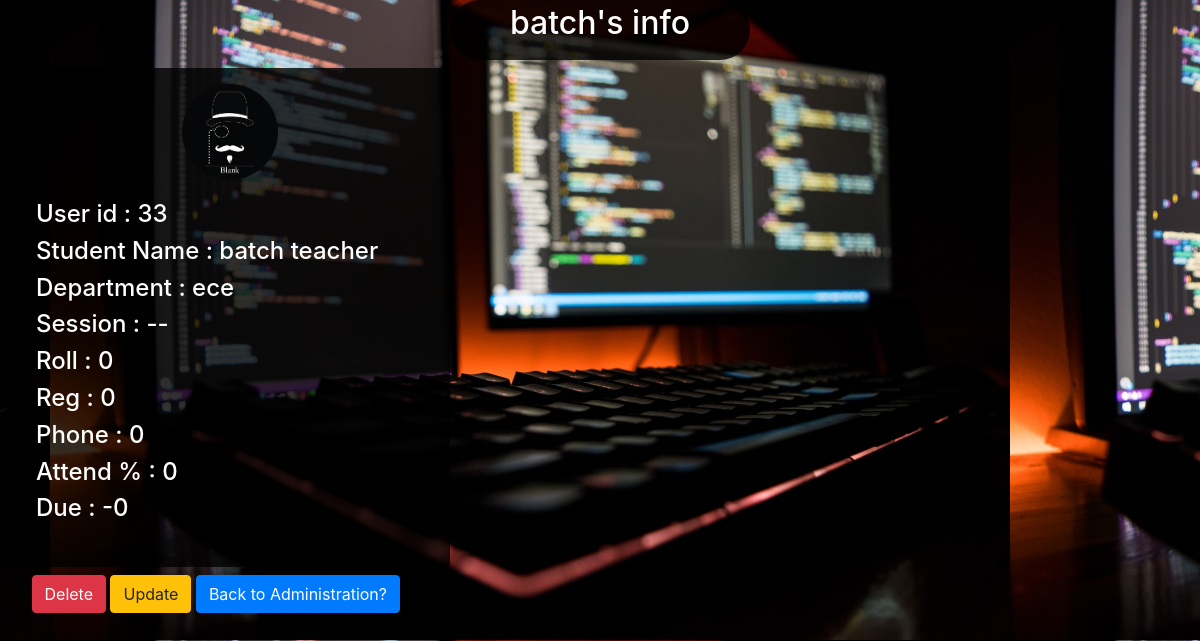
Screenshot of /student/33/ with the database file from the repository.
### itsapp/models.py (models this page shows, shortened)
class Student(models.Model):
    user =       models.OneToOneField(User, on_delete=models.CASCADE)
    auth_token = models.CharField(max_length=100)
    is_verified =models.BooleanField(default=False)
    create_at =  models.DateTimeField(auto_now_add=True)
    photo =      models.ImageField(upload_to='media/', height_field=None, width_field=None, max_length=100, null=True, blank=True, default='',)
    first_name = models.CharField(max_length=50)
    last_name =  models.CharField(max_length=50)
    dept =       models.CharField(max_length=50)
    session =    models.CharField(max_length=50)
    roll =       models.IntegerField(null=True)
    reg =        models.IntegerField(null=True)
    phone =      models.IntegerField(null=True)
    atd_percent= models.IntegerField(null=True)
    due =        models.CharField(max_length=100)

### itsapp/views.py (the view)
# urls.py: path('student/<int:id>/', views.student_info, name="student_info"),
def student_info(request, id):
    student = Student.objects.filter(pk=id)
    if student:
        student= Student.objects.get(pk=id)
    diction = {'student':student}
    return render (request, 'itsapp/student_info.html', context=diction)

### templates/itsapp/student_info.html (shortened to what this page needs)
<!DOCTYPE html>
{% load static %}
<html lang="en">
<head>
<link rel="stylesheet" href="https://cdnjs.cloudflare.com/ajax/libs/twitter-bootstrap/4.6.0/css/bootstrap.min.css">
<link rel="stylesheet" href="{% static 'css/studentinfo.css' %}">
<body class="my_body">
  <h2 class="p-1 text-white text-center mt-0 infohead">{{ student.first_name }}'s info</h2>
<div class="p-3 card-body h4">
    {% if student.photo %}
    &nbsp;&nbsp;&nbsp;&nbsp;&nbsp;&nbsp;&nbsp;&nbsp;&nbsp;&nbsp;&nbsp;&nbsp;&nbsp;&nbsp;&nbsp;&nbsp;&nbsp;&nbsp;
    &nbsp;&nbsp;&nbsp;&nbsp;&nbsp;&nbsp;
    <img src="{{ student.photo.url }}" alt="" class="my_image text-center">
    {% else %}
    <img src="{% static 'image/blank.jpg' %}" alt="" class="my_image text-center">
    {% endif %}
    <div class="card-body">
      <h4 class="text-white">User id : {{ student.id }}</h4>
      <h4 class="text-white">Student Name :  {{ student.first_name }} {{student.last_name}}</h4>
      <h4 class="text-white">Department : {{ student.dept }}</h4>
      <h4 class="text-white">Session : {{ student.session }}</h4>
      <h4 class="text-white">Roll : {{ student.roll }}</h4>
      <h4 class="text-white">Reg : {{ student.reg }}</h4>
      <h4 class="text-white">Phone : {{ student.phone }}</h4>
      <h4 class="text-white">Attend % : {{ student.atd_percent }}</h4>
      <h4 class="text-white">Due : {{ student.due }}</h4>
    </div>
</div>&nbsp;&nbsp;&nbsp;&nbsp;&nbsp;&nbsp;
<a href=" {% url 'student_delete' student.id %} " class="btn btn-danger">Delete</a>
<a href=" {% url 'student_update' student.id %} " class="btn btn-warning">Update</a>
<a href="{% url 'admin_home' %}" class="btn btn-primary">Back to Administration?</a><br><br><br>
</body>

### static/css/studentinfo.css (style rules this page uses)
* { margin: 0; padding: 0; }
.my_body { background: url("BG.jpg"); background-size: 80%; background-position: 50px 0px; }
.infohead { margin-top: 50px; padding: 40px; background-color: rgba(0,0,0,0.8); border-radius: 30px; width: 300px; height: 60px; margin: 100px auto 8px auto; }
.my_image { width: 100%; width: 6rem; height: 6rem; object-fit: cover; border-radius: 10rem; }
.h4 { background-color: rgba(0,0,0,0.8); width: 450px; }

### rows the page displays
Student: first_name "batch", id "33", last_name "teacher", dept "ece", session "--", roll "0", reg "0", phone "0", atd_percent "0", due "-0"
